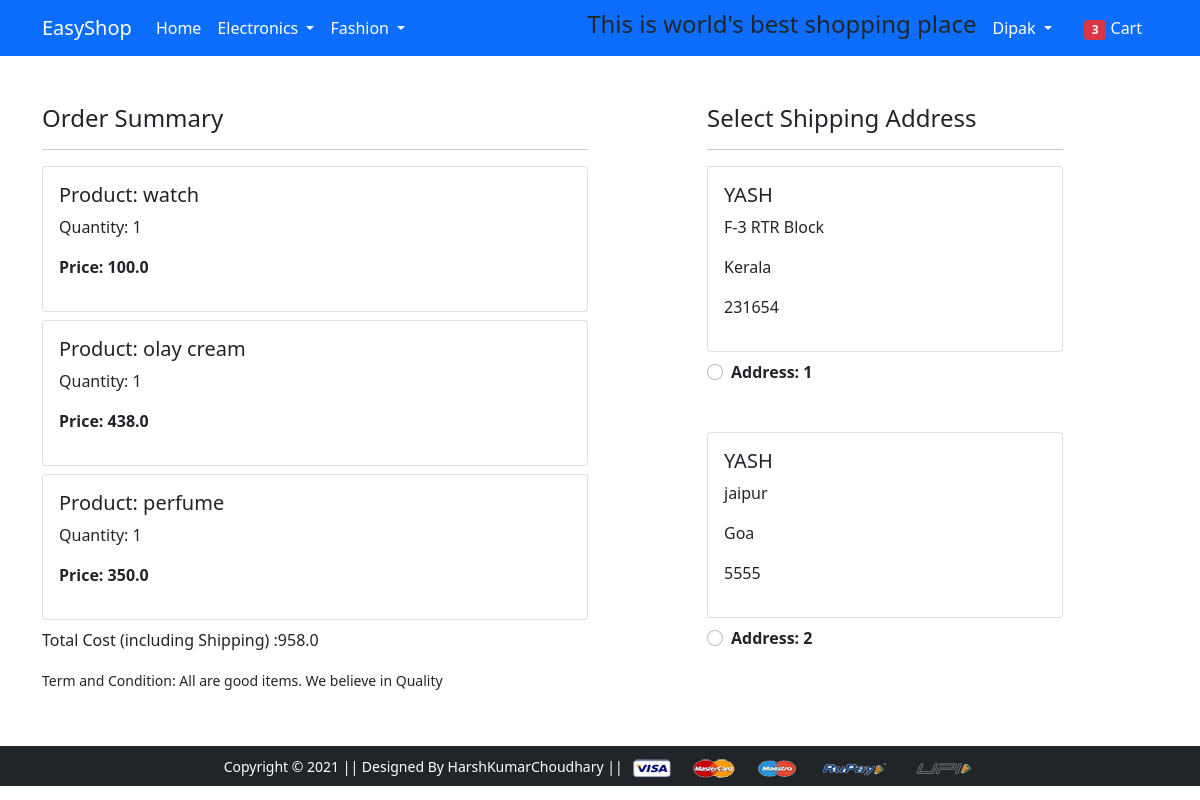
Screenshot of /checkout/ (signed in) with the database file from the repository.
### app/models.py (models this page shows, shortened)
class cart(models.Model):
    buyer = models.ForeignKey("buyer",on_delete=models.CASCADE)
    product = models.ForeignKey("product",on_delete=models.CASCADE)
    quantity = models.PositiveIntegerField(default=1)
    @property
    def total_cost(self):
        return self.quantity*self.product.discount_price

class product(models.Model):
    title = models.CharField(max_length=50)
    description = models.TextField()
    image = models.ImageField(upload_to="productimg",null=True)
    selling_price = models.FloatField()
    discount_price = models.FloatField()
    Quantity = models.IntegerField()
    category = models.ForeignKey("category",on_delete=models.CASCADE,null=True)
    seller = models.ForeignKey("seller",on_delete = models.CASCADE,null =True)

class buyer(models.Model):
    user = models.ForeignKey(User, on_delete=models.CASCADE,null=True)
    name = models.CharField(max_length=20)
    gen = models.ForeignKey("gender",on_delete=models.SET_NULL,null=True)
    email = models.EmailField(max_length=250)
    phone_number = models.IntegerField()

class address(models.Model):
    STATE_CHOICES = (
     ('Andaman and Nicobar','Andaman and Nicobar'),
     ('Assam','Assam'),
     ('Andhra Pradesh','Andhra Pradesh'),
     ('Arunachal Pradesh','Arunachal Pradesh'),
     ('Bihar','Bihar'),
     ('Chhattisgarh','Chhattisgarh'),
     ('Dadar and Nagar Haveli','Dadar and Nagar Haveli'),
     ('Daman and Diu','Daman and Diu'),
     ('Goa','Goa'),
     ('Gujarat','Gujarat'),
     ('Haryana','Haryana'),
     ('Himachal Pradesh	','Himachal Pradesh	'),
     ('Jharkhand','Jharkhand'),
     ('Karnataka','Karnataka'),
     ('Kerala','Kerala'),
     ('Madhya Pradesh','Madhya Pradesh'),
     ('Maharashtra','Maharashtra'),
     ('Manipur','Manipur'),
     ('Meghalaya','Meghalaya'),
     ('Mizoram','Mizoram'),
     ('Nagaland','Nagaland'),
     ('Odisha','Odisha'),
     ('Punjab','Punjab'),
     ('Rajasthan','Rajasthan'),
     ('Sikkim','Sikkim'),
     ('Tamil Nadu','Tamil Nadu'),
     ('Telangana','Telangana'),
     ('Tripura','Tripura'),
     ('Uttar Pradesh','Uttar Pradesh'),
     ('Uttarakhand','Uttarakhand'),
     ('West Bengal','West Bengal'),
)
    user = models.ForeignKey(User, on_delete=models.CASCADE,null =True )
    add_place = models.TextField()
    state = models.CharField(max_length=50,choices=STATE_CHOICES)
    pin_code = models.IntegerField()

### app/views.py (the view)
# urls.py: path('checkout/', views.checkout, name='checkout'),
@login_required
def checkout(request):
    totalitem=0
    if request.user.is_authenticated:
        totalitem = len(cart.objects.filter(buyer=buyer.objects.get(user=request.user)))
    user=request.user
    add= address.objects.filter(user=user)
    cart_items=cart.objects.filter(buyer=buyer.objects.get(user=request.user))
    amount=0.0
    shipping=70
    total_amt=0
    buy_person=buyer.objects.get(user=request.user)
    cart_product=[p for p in cart.objects.all() if p.buyer == buyer.objects.get(user=request.user)]
    if cart_product :
        for p in cart_product :
            temp_amt=(p.quantity*p.product.discount_price)
            amount+=temp_amt
        total_amt+=amount+shipping
    return render(request, 'app/checkout.html',{'add':add,'total_amt':total_amt,'buyer':buy_person,'cart_items':cart_items,'total':totalitem})

### app/templates/app/checkout.html (shortened to what this page needs)
{% extends 'app/base.html' %}
{% load static %}
{% block main-content %}
<div class="container">
 <div class="row mt-5">
  <div class="col-sm-6">
    <h4>Order Summary</h4>
    <hr>
    {% for item in cart_items %}
      <div class="card mb-2">
        <div class="card-body">
          <h5>Product: {{item.product.title}}</h5>
          <p>Quantity: {{item.quantity}}</p>
          <p class="fw-bold">Price: {{item.total_cost}} </p>
        </div>
      </div>
      {% endfor %}
      <p> Total Cost (including Shipping) :{{total_amt}}</p>
    <small>Term and Condition: All are good items. We believe in Quality</small>
  </div>
  <div class="col-sm-4 offset-sm-1">
    <h4>Select Shipping Address</h4>
    <hr>
    <form action="/paymentdone" id="myform">
      {% for ad in add %}
      <div class="card">
        <div class="card-body">
        <h5>{{buyer.name}}</h5>
        <p>{{ad.add_place}}</p>
        <p>{{ad.state}}</p>
        <p>{{ad.pin_code}}</p>
        </div>
      </div>
        <div class="form-check mt-2 mb-5">
          <input class="form-check-input" type="radio" name="custid" id="custadd{{forloop.counter}}" value="{{ad.id}}">
          <label class="form-check-label fw-bold" for="">
            Address: {{forloop.counter}} </label>
        </div>
        {% endfor %}
      </form>
    </div>
  </div>
</div>
{% endblock main-content %}

### app/templates/app/base.html (shortened to what this page needs)
<!doctype html>
{% load static %}
<html lang="en">
  <head>
    <link href="https://cdn.jsdelivr.net/npm/bootstrap@5.0.0-beta1/dist/css/bootstrap.min.css" rel="stylesheet">
    <link rel="stylesheet" href="{% static 'app/css/owl.carousel.min.css' %}">
    <link rel="stylesheet" href="{% static 'app/css/all.min.css' %}">
    <link rel="stylesheet" href="{% static 'app/css/style.css' %}">
  </head>
  <body>
    <nav class="navbar navbar-expand-lg navbar-dark bg-primary">
     <div class="container">
       <a class="navbar-brand" href="/">EasyShop</a>
       <div class="collapse navbar-collapse" id="navbarSupportedContent">
         <ul class="navbar-nav me-auto mb-2 mb-lg-0">
           <li class="nav-item">
             <a class="nav-link active" aria-current="page" href="/buyers">Home</a>
           </li>
           <li class="nav-item dropdown">
             <a class="nav-link dropdown-toggle text-white" href="#" id="electronicsDropdown" role="button" data-bs-toggle="dropdown" aria-expanded="false">
               Electronics
             </a>
           </li>
           <li class="nav-item dropdown">
             <a class="nav-link dropdown-toggle text-white" href="#" id="fashionDropdown" role="button" data-bs-toggle="dropdown" aria-expanded="false">
               Fashion
             </a>
           </li>
         </ul>
         <h4 style=" text-color:red">This is world's best shopping place</h4>
         <div>
          <ul class="navbar-nav me-auto mb-2 mb-lg-0">
          {% if request.user.is_authenticated %}
           <li class="nav-item dropdown mx-2">
              <a class="nav-link dropdown-toggle text-white" href="#" id="profileDropdown" role="button" data-bs-toggle="dropdown" aria-expanded="false">
              <span class="text-capitalize">{{request.user}}</span>
              </a>
            </li>
            <li class="nav-item mx-2">
             <a href="{% url 'app:showcart' %}" class="nav-link text-white"><span class="badge bg-danger">{{total}}</span> Cart </a>
            </li>
            {% endif %}
          </ul>
         </div>
       </div>
     </div>
    </nav>
    {% block main-content %} {% endblock main-content %}
    <footer class="container-fluid bg-dark text-center p-2 mt-5">
        <small class="text-white">Copyright &copy; 2021 || Designed By HarshKumarChoudhary || </small>
        <img src="{% static 'app/images/payment.png' %}" alt="" srcset="" class="img-fluid" height="2px">
    </footer>
  </body>
</html>

### rows the page displays
cart: product "watch", quantity "1", total_cost "100.0"
cart: product "olay cream", quantity "1", total_cost "438.0"
cart: product "perfume", quantity "1", total_cost "350.0"
address: add_place "F-3 RTR Block", state "Kerala", pin_code "231654"
buyer: name "YASH"
address: add_place "jaipur", state "Goa", pin_code "5555"

### other values shown
{{ request.user }} "Dipak"
{{ total }} "3"
{{ total_amt }} "958.0"
